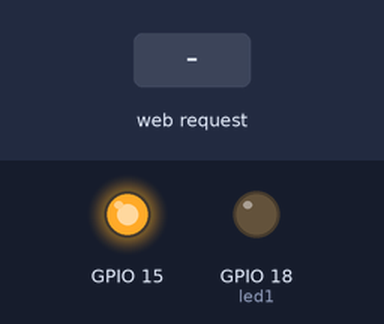
The sketch below on a simulated ESP32-S3. Parts: output pins drawn as LEDs (lit = HIGH). The inputs (shaded band) are chosen by the test bench. WiFi joins after 1.5 s; servers stay silent unless stated; what the sketch prints to the serial monitor is not drawn.

Above: at 2.7 s.
2.8 s: HTTP request GET /ledon received
At 3.6 s:
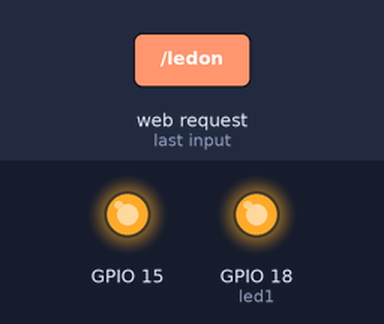
4.3 s: HTTP request GET /ledoff received
At 4.8 s:
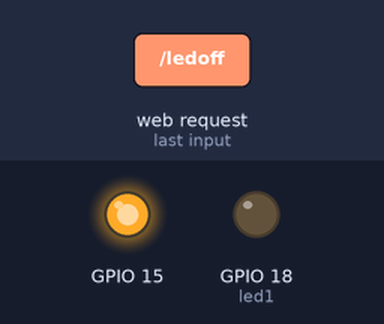
Timing chart, 0 to 7.3 s (numbered marks = the images above; inputs shaded):
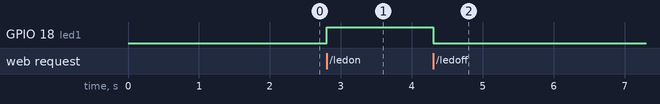

Measured:
- after the input at 2.8 s, GPIO 18 (led1): LOW → HIGH at once
- after the input at 4.3 s, GPIO 18 (led1): HIGH → LOW at once

The sketch:

esp32webserver.cpp.ino
```cpp
/**
 * Simple Web Server in ESP32 with basic routing in C++ - Starter Code
 * By Michele Mincone on 14 April 2024, Abruzzo, Italy
 *
 * This is a simple starter code to kickstart a simple web server on your ESP32.
 *
 * Basically, thanks to this code you'll be able to run your very simple web server on your
 * ESP32 to control LEDs, like I did to create this kickstarter code.
 *
 * You can model this code to your needs creating the project of your dreams.
 *
 * Make sure to install Arduino IDE on your PC and to correctly connect to your ESP32 board.
 *
 * Be sure to also have ESP32 drivers installed on your PC to correctly read the bord.
 *
 * Instead of ARDUINO IDE, you can use PlatformIO for Visual Studio Code.
 *
 * I tested this code on ESP32-WROOM-32 and on the ESP32-S3
 */
#include <WiFi.h>
#include <WebServer.h>

/**
 * Password name (SSID) and password
 */
const char* ssid = "wifi_name";
const char* password = "wifi_password";

/**
 * Compressed html web page.
 */
const char* html_page = "<!DOCTYPE html><html lang='en'><head> <meta charset='UTF-8'> <meta name='viewport' content='width=device-width, initial-scale=1.0'> <title>Document</title> <style> a { display: block; color: #fff; background: #0c0c0c; padding: 10px; margin: 10px; text-decoration: none; width: max-content; } </style></head><body> <h1>ESP 32 LED Test</h1> <a href='/ledon' role='button' btn-attr='off'>Accendi LED</a> <a href='/ledoff' role='button' btn-attr='on'>Spegni LED</a> <script> const links = document.querySelectorAll('a'); const XHR = new XMLHttpRequest(); links.forEach(link => { link.addEventListener('click', async (e) => { e.preventDefault() const mode = link.getAttribute('btn-attr') const endpoint = `led${mode}` await fetch(`http://192.168.41.119/${endpoint}`); }) }) </script></body></html>";

// Set the web server to port 80
WebServer server(80);

// 18th pin for the LED.
int led1 = 18;

void setup() {
  // Setup of the pins
  pinMode(15, OUTPUT);
  digitalWrite(15, HIGH);

  pinMode(led1, OUTPUT);
  Serial.begin(9600);

  // Setup the wifi
  WiFi.mode(WIFI_STA);
  WiFi.begin(ssid, password);

  // Start to connect
  while(WiFi.status() != WL_CONNECTED) {
    delay(500);
    Serial.print(".");
  }

  Serial.println("");
  Serial.print("IP Address: ");
  Serial.println(WiFi.localIP());

  // Basic routing for the server
  server.on("/", homePage);
  server.on("/ledon", ledOn);
  server.on("/ledoff", ledOff);

  // Start the server
  server.begin();
}

/**
 * In the loop handle the client.
 */
void loop() {
  server.handleClient();
  delay(2);
}

// Handler function for the homepage
void homePage() {
  server.send(200, "text/html", html_page);
}

// Handler function for the ledOn page
void ledOn() {
  digitalWrite(led1, HIGH);
  server.send(200, "text/html", html_page);
}

// Handler function for the ledOff page
void ledOff() {
  digitalWrite(led1, LOW);
  server.send(200, "text/html", html_page);
}
```
